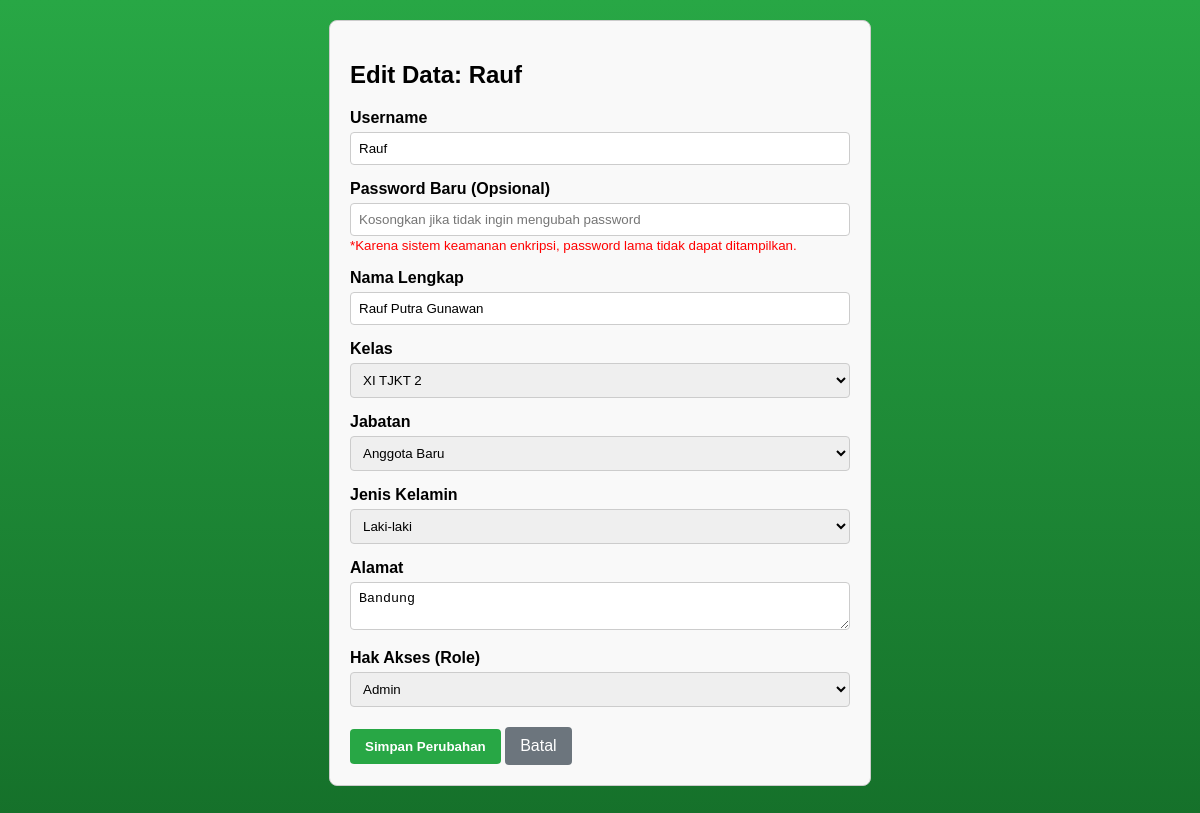
Page /edit.php?id=1 (signed in) on the committed database.
### edit.php (the view, shortened to what this page needs)
<?php
include 'koneksi.php';
$id = $_GET['id'];
$result = mysqli_query($conn, "SELECT * FROM `user-cristal` WHERE id = '$id'");
$user = mysqli_fetch_assoc($result);
?>
<!DOCTYPE html>
<html>
<head>
</head>
<body>
<div class="form-container">
    <h2>Edit Data: <?php echo $user['username']; ?></h2>
    <form method="POST">
        <div class="form-group">
            <label>Username</label>
            <input type="text" name="username" value="<?php echo $user['username']; ?>" required>
        </div>
        <div class="form-group">
            <label>Password Baru (Opsional)</label>
            <input type="password" name="password" placeholder="Kosongkan jika tidak ingin mengubah password">
            <small style="color: red;">*Karena sistem keamanan enkripsi, password lama tidak dapat ditampilkan.</small>
        </div>
        <div class="form-group">
            <label>Nama Lengkap</label>
            <input type="text" name="nama_lengkap" value="<?php echo $user['nama_lengkap']; ?>" required>
        </div>
        <div class="form-group">
            <label>Kelas</label>
            <select name="kelas" required>
                <?php
                $list_kelas = ["X TJKT 1", "X TJKT 2", "X TJKT 3", "XI TJKT 1", "XI TJKT 2", "XI TJKT 3", "XI TJKT 4"];
                foreach($list_kelas as $k) {
                    $selected = ($user['kelas'] == $k) ? "selected" : "";
                    echo "<option value='$k' $selected>$k</option>";
                }
                ?>
            </select>
        </div>
        <div class="form-group">
            <label>Jabatan</label>
            <select name="jabatan" required>
                <?php
                $list_jabatan = ["Anggota Baru", "Pengurus", "Ketua Ekskul", "Wakil Ketua", "Sekretaris", "Bendahara"];
                foreach($list_jabatan as $j) {
                    $selected = ($user['jabatan'] == $j) ? "selected" : "";
                    echo "<option value='$j' $selected>$j</option>";
                }
                ?>
            </select>
        </div>
        <div class="form-group">
            <label>Jenis Kelamin</label>
            <select name="jenis_kelamin" required>
                <option value="Laki-laki" <?php if($user['jenis_kelamin'] == 'Laki-laki') echo 'selected'; ?>>Laki-laki</option>
            </select>
        </div>
        <div class="form-group">
            <label>Alamat</label>
            <textarea name="alamat" required><?php echo $user['alamat']; ?></textarea>
        </div>
        <div class="form-group">
            <label>Hak Akses (Role)</label>
            <select name="role" required>
                <option value="admin" <?php if($user['role'] == 'admin') echo 'selected'; ?>>Admin</option>
            </select>
        </div>
        <div style="margin-top: 20px;">
            <button type="submit" name="update" class="btn btn-update">Simpan Perubahan</button>
            <a href="dashboard.php" class="btn-batal">Batal</a>
        </div>
    </form>
</div>
</body>
</html>

### edit.php (style rules this page uses)
body { background: linear-gradient(to bottom, #28a745, #0c561d); font-family: Arial, sans-serif; height: 150vh; margin: 0; }
.form-container { max-width: 500px; margin: 20px auto; padding: 20px; border: 1px solid #ccc; border-radius: 8px; background-color: #f9f9f9; }
.form-group { margin-bottom: 15px; }
label { display: block; margin-bottom: 5px; font-weight: bold; }
input, select, textarea { width: 100%; padding: 8px; box-sizing: border-box; border: 1px solid #ccc; border-radius: 4px; }
.btn { padding: 10px 15px; border: none; border-radius: 4px; cursor: pointer; color: white; font-weight: bold; }
.btn-update { background-color: #28a745; }
.btn-batal { background-color: #6c757d; text-decoration: none; padding: 10px 15px; border-radius: 4px; color: white; display: inline-block; }

### rows in the picture
user-cristal: username "Rauf", nama_lengkap "Rauf Putra Gunawan", jenis_kelamin "Laki-laki", alamat "Bandung", role "Admin"

### other values in the picture
form field kelas "XI TJKT 2"
form field jabatan "Anggota Baru"
